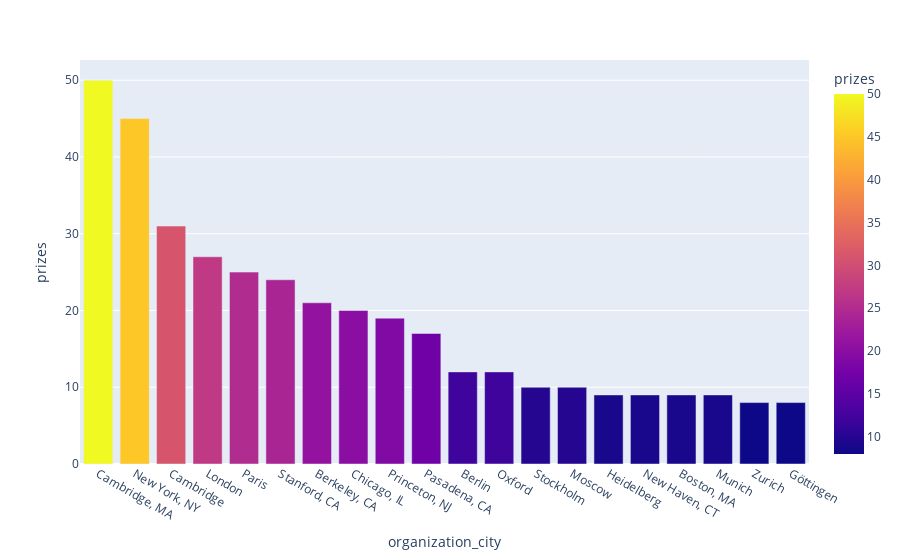

The notebook cell this image was saved under:
### Markdown cell above
# Which Cities Make the Most Discoveries? 

Where do major discoveries take place?  

**Challenge**: 
* Create another plotly bar chart graphing the top 20 organisation cities of the research institutions associated with a Nobel laureate. 
* Where is the number one hotspot for discoveries in the world?
* Which city in Europe has had the most discoveries?

### Code cell
top20_organization_cities = df_data["organization_city"].value_counts().reset_index().sort_values("count",ascending=False).head(20)
top20_organization_cities.rename(columns={"count":"prizes"},inplace=True)
top20_organization_cities_bar = px.bar(data_frame=top20_organization_cities,x="organization_city",y="prizes",
                                       color="prizes",
                                       hover_name="organization_city")
top20_organization_cities_bar

### Figure 1 — Plotly figure (JSON) as saved in the notebook; plotly's stock layout.template omitted (floating-point values rounded to 4 significant figures)
{"data": [{"hovertemplate": "<b>%{hovertext}</b><br><br>organization_city=%{x}<br>prizes=%{marker.color}<extra></extra>", "hovertext": ["Cambridge, MA", "New York, NY", "Cambridge", "London", "Paris", "Stanford, CA", "Berkeley, CA", "Chicago, IL", "Princeton, NJ", "Pasadena, CA", "Berlin", "Oxford", "Stockholm", "Moscow", "Heidelberg", "New Haven, CT", "Boston, MA", "Munich", "Zurich", "Göttingen"], "legendgroup": "", "marker": {"color": [50, 45, 31, 27, 25, 24, 21, 20, 19, 17, 12, 12, 10, 10, 9, 9, 9, 9, 8, 8], "coloraxis": "coloraxis", "pattern": {"shape": ""}}, "name": "", "orientation": "v", "showlegend": false, "textposition": "auto", "type": "bar", "x": ["Cambridge, MA", "New York, NY", "Cambridge", "London", "Paris", "Stanford, CA", "Berkeley, CA", "Chicago, IL", "Princeton, NJ", "Pasadena, CA", "Berlin", "Oxford", "Stockholm", "Moscow", "Heidelberg", "New Haven, CT", "Boston, MA", "Munich", "Zurich", "Göttingen"], "xaxis": "x", "y": [50, 45, 31, 27, 25, 24, 21, 20, 19, 17, 12, 12, 10, 10, 9, 9, 9, 9, 8, 8], "yaxis": "y"}], "layout": {"barmode": "relative", "coloraxis": {"colorbar": {"title": {"text": "prizes"}}, "colorscale": [[0, "#0d0887"], [0.1111, "#46039f"], [0.2222, "#7201a8"], [0.3333, "#9c179e"], [0.4444, "#bd3786"], [0.5556, "#d8576b"], [0.6667, "#ed7953"], [0.7778, "#fb9f3a"], [0.8889, "#fdca26"], [1, "#f0f921"]]}, "legend": {"tracegroupgap": 0}, "margin": {"t": 60}, "xaxis": {"anchor": "y", "domain": [0, 1], "title": {"text": "organization_city"}}, "yaxis": {"anchor": "x", "domain": [0, 1], "title": {"text": "prizes"}}}}
